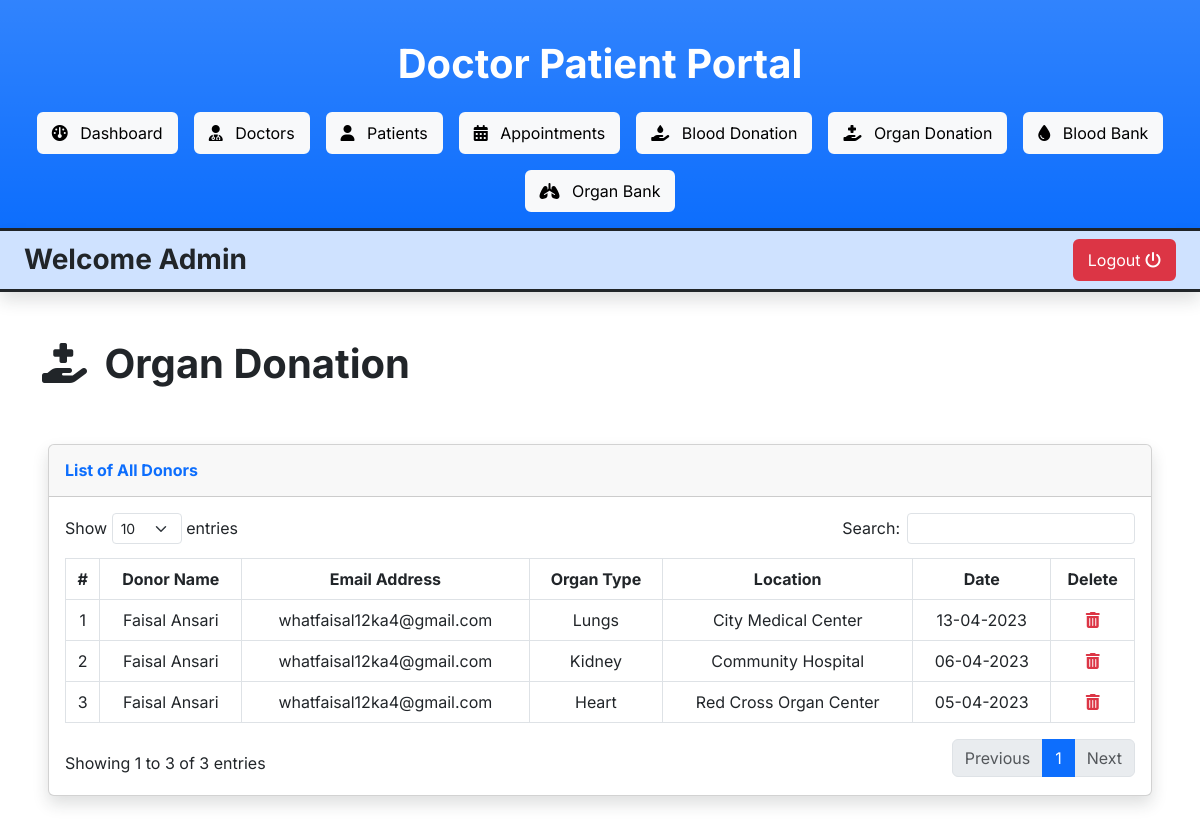
Screenshot of /admin/organ-donation.php (signed in) with the database file from the repository.
### tables this page shows
CREATE TABLE `organ_donation` (
  `organ_donation_id` int(11) NOT NULL,
  `donor_id` int(11) NOT NULL,
  `organ_type` varchar(255) NOT NULL,
  `location` varchar(255) NOT NULL,
  `donation_date` date NOT NULL
);

CREATE TABLE `patients` (
  `patient_id` int(11) NOT NULL,
  `first_name` varchar(255) NOT NULL,
  `last_name` varchar(255) NOT NULL,
  `email` varchar(255) NOT NULL,
  `password` varchar(255) NOT NULL,
  `dob` date NOT NULL,
  `gender` varchar(255) NOT NULL,
  `phone` varchar(255) NOT NULL,
  `address` varchar(255) NOT NULL,
  `dt` datetime NOT NULL DEFAULT current_timestamp()
);

### admin/organ-donation.php (the view, shortened to what this page needs)
<?php include("includes/header.php") ?>
<div class="container my-5 d-flex justify-content-between align-items-center">
    <h1><i class="fa-solid fa-hand-holding-medical me-2"></i> Organ Donation</h1>
</div>
<div class="card shadow mb-4 mx-5">
    <div class="card-header py-3">
        <h6 class="m-0 font-weight-bold text-primary">List of All Donors</h6>
    </div>
    <div class="card-body">
        <div class="table-responsive">
            <table class="table table-bordered w-100 py-2 text-center" id="organTable">
                <thead>
                    <tr>
                        <th>#</th>
                        <th>Donor Name</th>
                        <th>Email Address</th>
                        <th>Organ Type</th>
                        <th>Location</th>
                        <th>Date</th>
                        <th>Delete</th>
                    </tr>
                </thead>
                <tbody>
                    <?php
                    $i = 1;
                    $query = mysqli_query($con, "SELECT organ_donation.*, patients.first_name, patients.last_name, patients.email FROM organ_donation JOIN patients ON organ_donation.donor_id = patients.patient_id ORDER BY donation_date DESC");
                    while ($row = mysqli_fetch_assoc($query)) {
                    ?>
                        <tr>
                            <td><?php echo $i ?></td>
                            <td><?php echo $row["first_name"] . " " . $row["last_name"] ?></td>
                            <td><?php echo $row["email"] ?></td>
                            <td><?php echo $row["organ_type"] ?></td>
                            <td><?php echo $row["location"] ?></td>
                            <td><?php echo date("d-m-Y", strtotime($row["donation_date"])) ?></td>
                            <td>
                                <a href="#deleteOrganDonation<?php echo $row['organ_donation_id'] ?>" data-bs-toggle="modal"><i class="fa-solid fa-trash-can text-danger"></i></a>
                            </td>
                        </tr>
                    <?php
                        $i++;
                    }
                    ?>
                </tbody>
            </table>
        </div>
    </div>
</div>
<?php include("includes/footer.php") ?>

### admin-panel.css (style rules this page uses)
body { font-family: 'Inter', sans-serif; }
h1, h2, h3, h4, h5, h6 { font-weight: 700; }
.dataTables_wrapper thead th { text-align: center !important; }

### rows the page displays
organ_donation: patients.first_name "Faisal", patients.last_name "Ansari", patients.email "whatfaisal12ka4@gmail.com", organ_type "Lungs", location "City Medical Center", donation_date "13-04-2023"
organ_donation: patients.first_name "Faisal", patients.last_name "Ansari", patients.email "whatfaisal12ka4@gmail.com", organ_type "Kidney", location "Community Hospital", donation_date "06-04-2023"
organ_donation: patients.first_name "Faisal", patients.last_name "Ansari", patients.email "whatfaisal12ka4@gmail.com", organ_type "Heart", location "Red Cross Organ Center", donation_date "05-04-2023"
